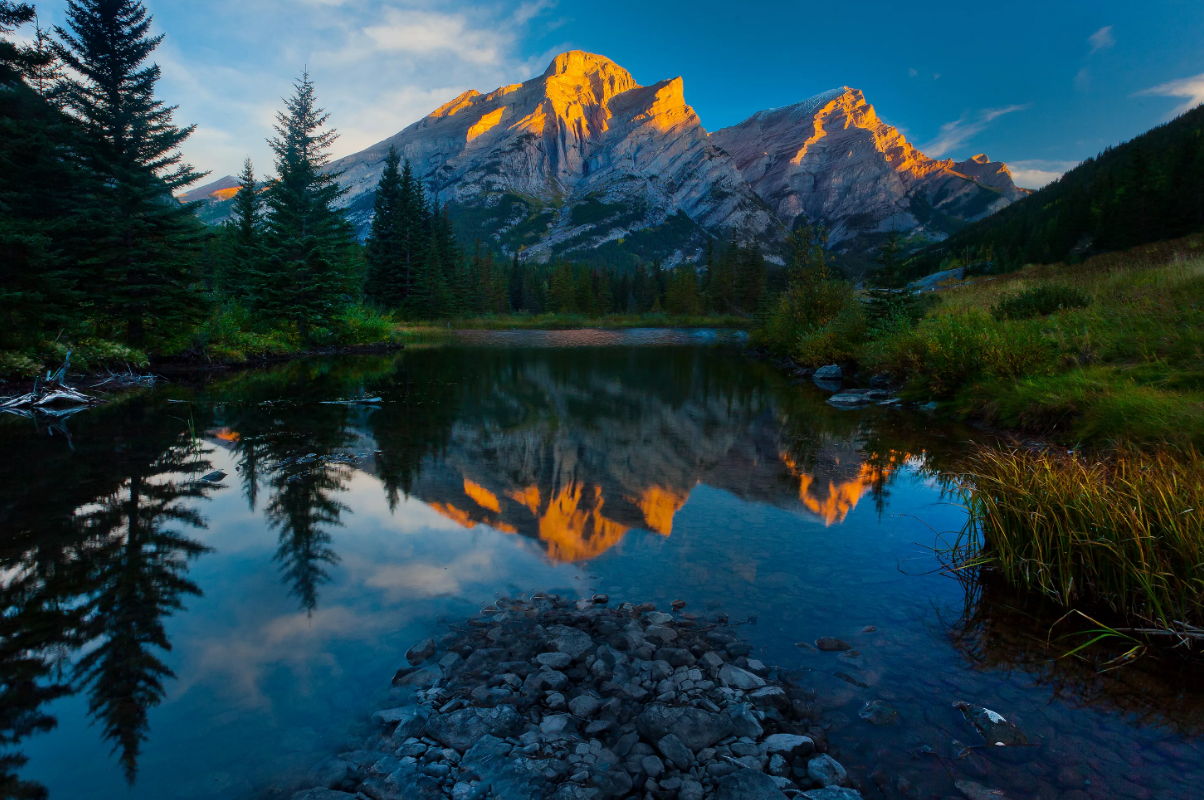
#> input picture PRO/img.png, 1204 x 800 px
$ python '17 openCV.py'
#> lines starting #> are read from the running program, lines starting #| are printed output that depends on the picture
import cv2
import numpy as np

img = cv2.imread('img.png' )
#> img is the input picture: shape (800, 1204, 3); mean B, G, R 71.1, 62.3, 34.8

# [7 lines of commented-out code are left out]


h = img.shape[0]
#> h = 800
w = img.shape[1]
#> w = 1204

# z = np.zeros((h,w,3) , dtype='uint8' )
# z[...] = np.uint8(100) #меняем 100 для регулировки
#
# result = cv2.add( img , z) #меняем add на sabtract чтобы #затемнять

cv2.line(img, (10,10), (150, 200), (0, 0, 255), thickness=10)
cv2.circle(img, (w//2, h//2), 100, (0, 255, 0), thickness=cv2.FILLED)  # cv2.FILLED / number
cv2.rectangle(img, (100, 100), (300, 250), (0, 0, 255), thickness=cv2.FILLED)
cv2.putText(img, 'OpenCV', (100, 500), cv2.FONT_HERSHEY_SIMPLEX, 1, (0, 0, 255), 2)
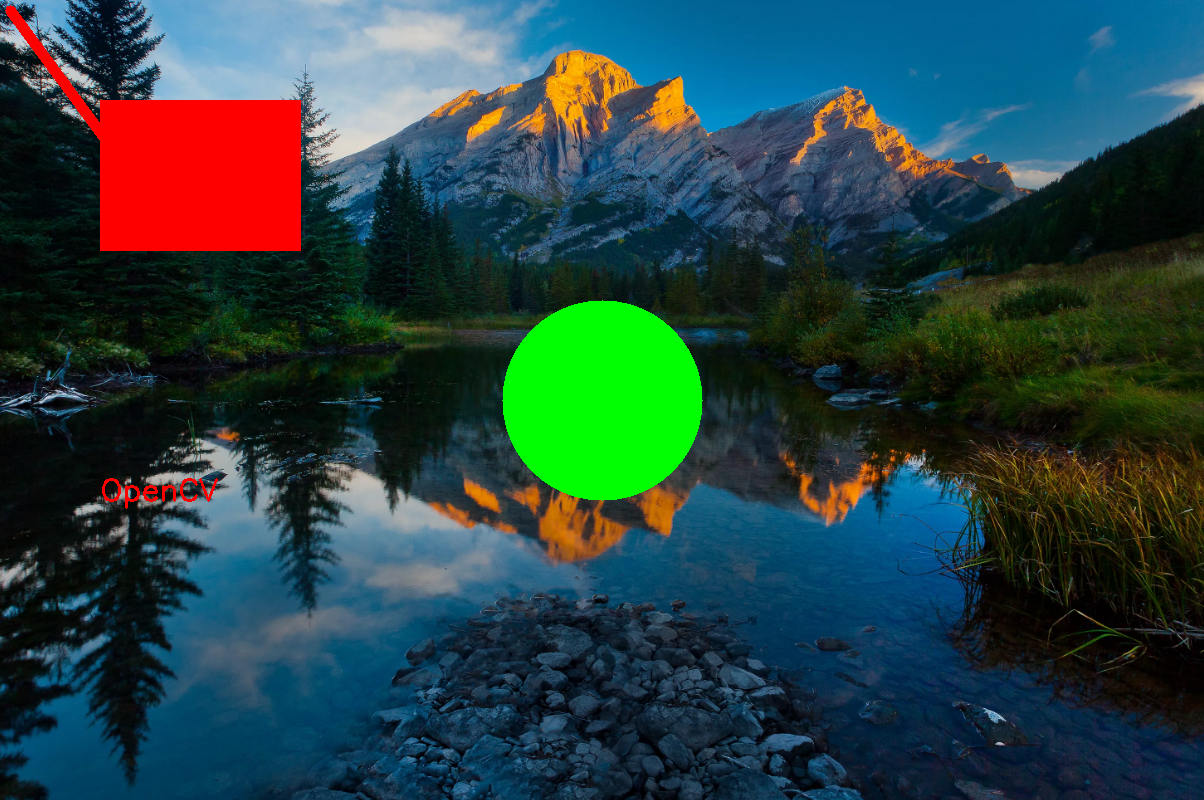
#> img: shape (800, 1204, 3); mean B, G, R 66.3, 66, 40.1

blur_gaus = cv2.cvtColor(img, cv2.COLOR_BGR2LUV)
#> blur_gaus: shape (800, 1204, 3); mean of channels 0, 1, 2 69.2, 93.5, 130.8


cv2.imshow( 'zzz', blur_gaus)
cv2.waitKey(0)

$ run again, with PRO/tesdt.png copied over PRO/img.png
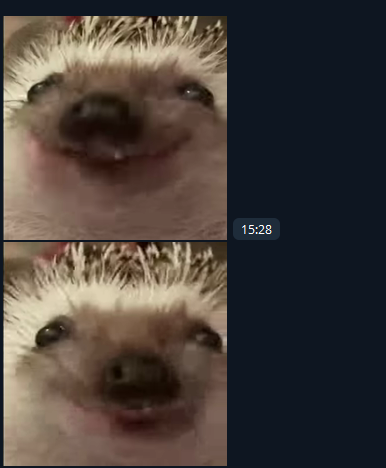
#> input picture PRO/tesdt.png, 386 x 468 px
#> img is the input picture: shape (468, 386, 3); mean B, G, R 59.6, 64.2, 72.2
#> `cv2.rectangle(img, (100, 100), (300, 250), (0, 0, 255), thickness=cv2...`:
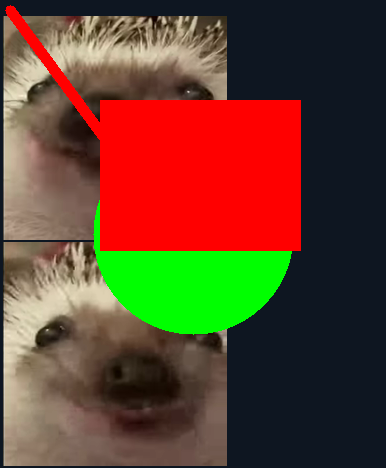
#> img: shape (468, 386, 3); mean B, G, R 45.4, 66.3, 98.7
#> blur_gaus: shape (468, 386, 3); mean of channels 0, 1, 2 90.3, 117.8, 153.9
